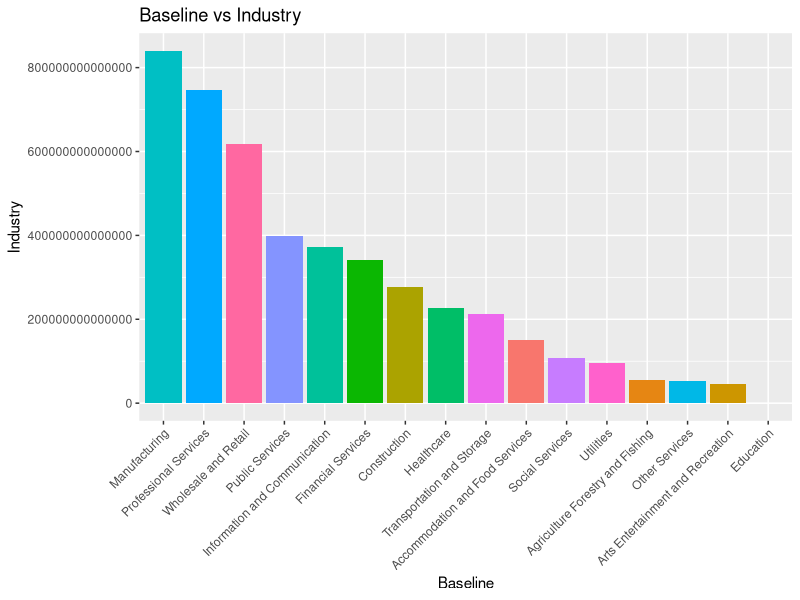
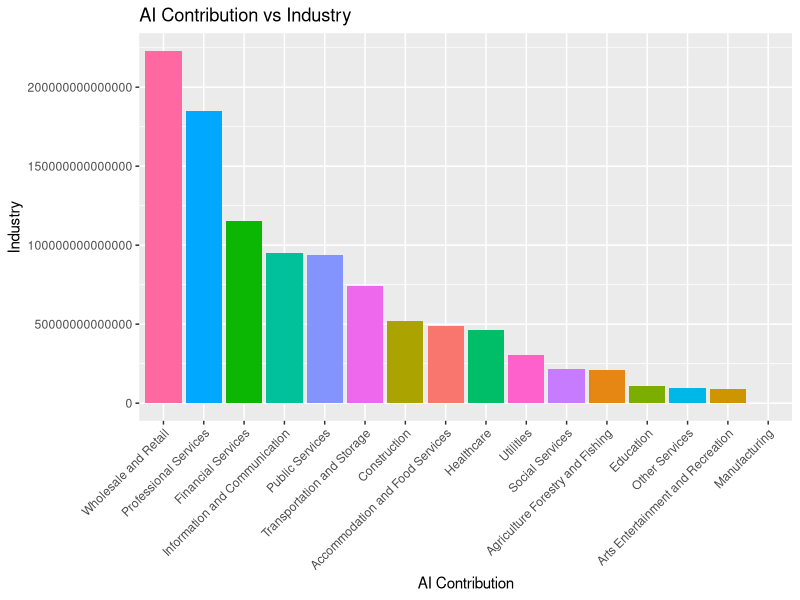
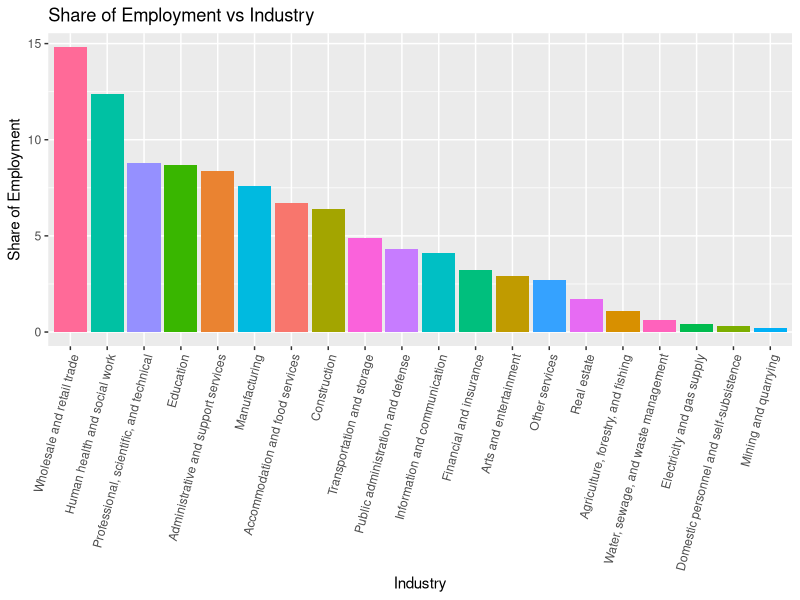
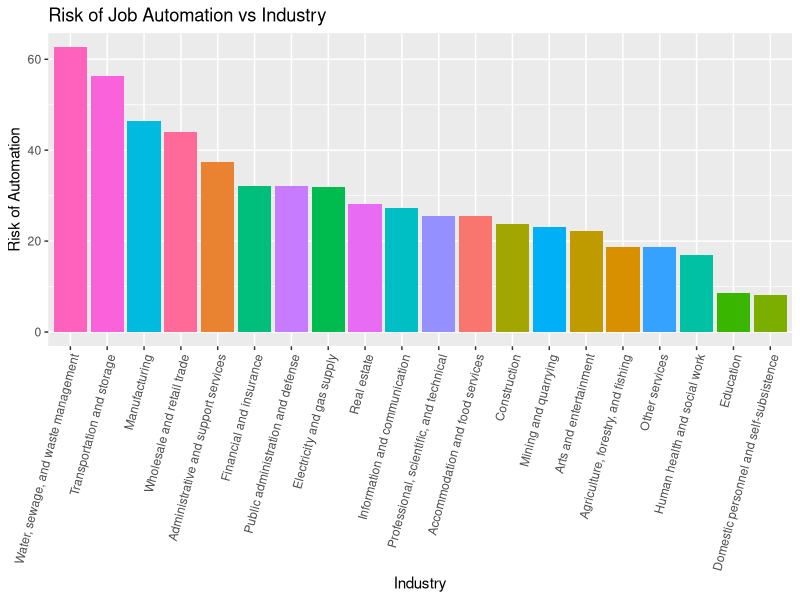

Generate these figures, in order, with R:
## ---- chunk 1
#| echo: false
#| message: false
library(tidyverse)
options(scipen=999)

data <- read.csv("dataset.csv")

data2 <- data[order(data$Baseline, decreasing = TRUE),]



graphic1 <- ggplot(data2, mapping = aes(y=Baseline, x= reorder(Industry, -Baseline), fill = Industry)) +
         geom_bar(stat = "identity") +
  labs(title="Baseline vs Industry",
       x="Baseline",
       y="Industry") +
  theme(axis.text.x = element_text(angle = 45, hjust = 1))+

  theme(legend.position = "none") 



graphic1

## ---- chunk 2
#| echo: false
#| message: false
library(tidyverse)
options(scipen=999)

data <- read.csv("dataset.csv")

data3 <- data[order(data$Additional.AI.Contribution, decreasing = TRUE),]



graphic1 <- ggplot(data2, mapping = aes(y=Additional.AI.Contribution, x= reorder(Industry, -Additional.AI.Contribution), fill = Industry)) +
         geom_bar(stat = "identity") +
  labs(title="AI Contribution vs Industry",
       x="AI Contribution",
       y="Industry") +
  theme(axis.text.x = element_text(angle = 45, hjust = 1))+

  theme(legend.position = "none") 



graphic1

## ---- chunk 3
#| echo: false
#| message: false
library(tidyverse)
options(scipen=999)

automation <- read.csv("automation.csv")

automation2 <- automation[order(automation$Share.of.Employment, decreasing = TRUE),]



graphic11 <- ggplot(automation2, mapping = aes(y=Share.of.Employment, x= reorder(Industry, -`Share.of.Employment`), fill = Industry)) +
         geom_bar(stat = "identity") +
  labs(title="Share of Employment vs Industry",
       y="Share of Employment",
       x="Industry") +
  theme(axis.text.x = element_text(angle = 75, hjust = 1))+

  theme(legend.position = "none") 


graphic11

## ---- chunk 4
#| echo: false
#| message: false
library(tidyverse)
options(scipen=999)

automation <- read.csv("automation.csv")

automation2 <- automation[order(automation$Risk.of.Job.Automation, decreasing = TRUE),]



graphic11 <- ggplot(automation2, mapping = aes(y=Risk.of.Job.Automation, x= reorder(Industry, -`Risk.of.Job.Automation`), fill = Industry)) +
         geom_bar(stat = "identity") +
  labs(title="Risk of Job Automation vs Industry",
       y="Risk of Automation",
       x="Industry") +
  theme(axis.text.x = element_text(angle = 75, hjust = 1)) +

  theme(legend.position = "none") 



graphic11

